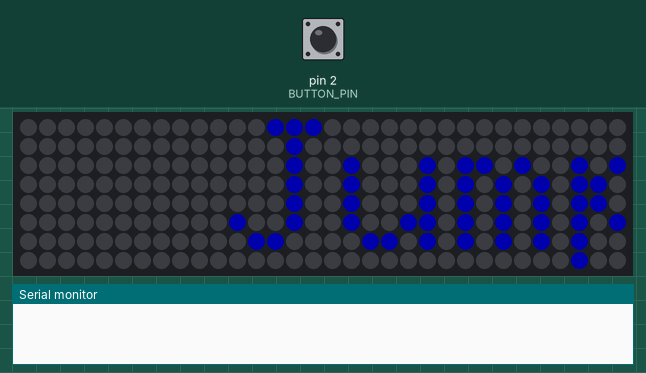
A sketch run on a simulated Arduino Uno, built with avr-gcc and run on an emulated ATmega328P. Shown: 32×8 RGB LED matrix (first LED top left, wired row by row), the last lines printed to the serial monitor. The test bench sets the inputs (shaded band); at power-on: pin 2 (BUTTON_PIN) HIGH. Dim RGB values are drawn brighter than linear; random numbers use the default seed unless the sketch sets one.

Above: at 1.25 s.
1.3 s: pin 2 (BUTTON_PIN) pulled LOW for 0.15 s
At 2.73 s:
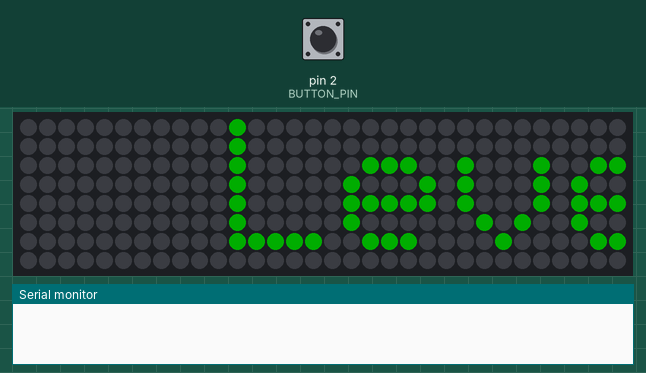
3.0 s: pin 2 (BUTTON_PIN) pulled LOW for 1 s
At 5.21 s:
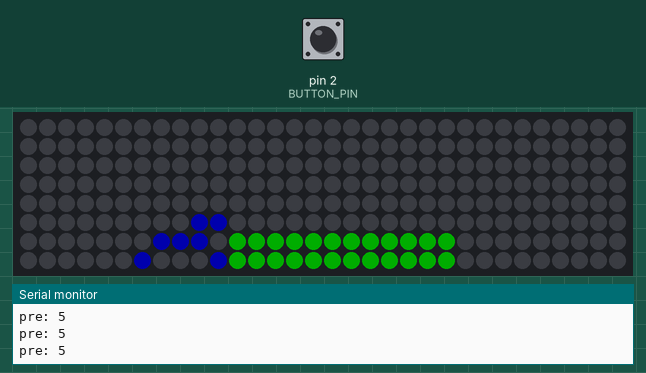
5.7 s: pin 2 (BUTTON_PIN) pulled LOW for 0.15 s
At 6.87 s:
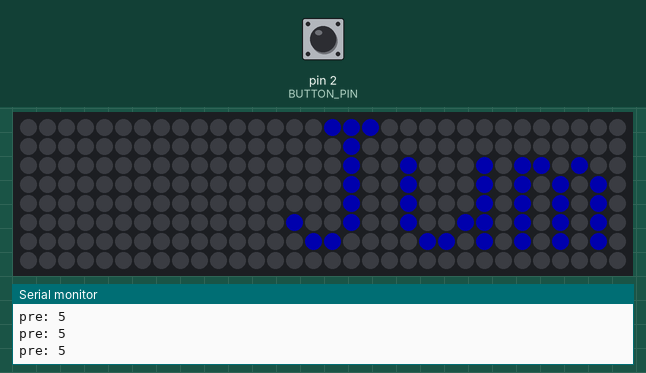
7.4 s: pin 2 (BUTTON_PIN) pulled LOW for 1 s
At 8.95 s:
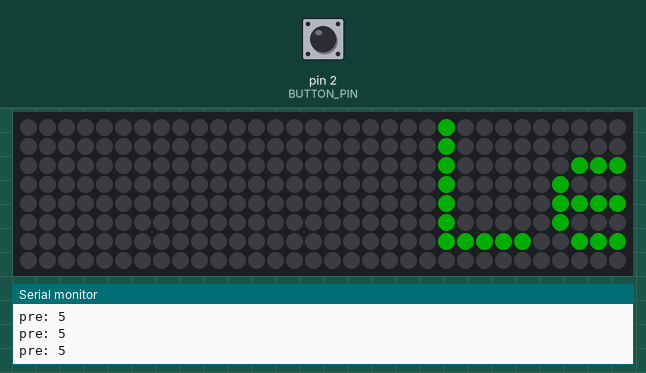
11.4 s: pin 2 (BUTTON_PIN) pulsed LOW 2 times (0.12 s each, 0.3 s apart)
At 13.85 s:
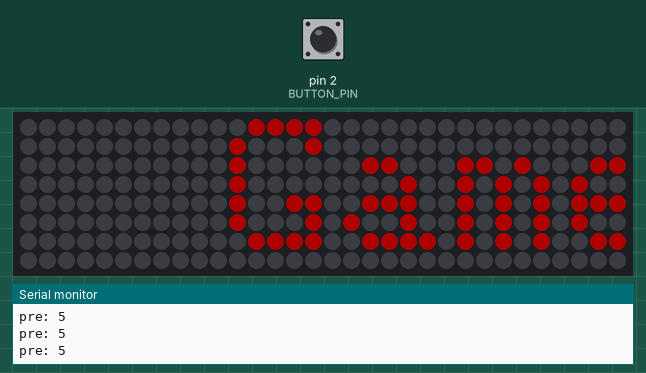

The sketch:

matrixGame_v2.ino
```cpp
#include <Adafruit_NeoMatrix.h>
#include <Adafruit_GFX.h>
#include <Adafruit_NeoPixel.h>

#define WIDTH 32
#define HEIGHT 8
#define MATRIX_PIN 6
#define BUTTON_PIN 2

#define MIN_X 4
#define MIN_Y 0
#define MAX_X 28
#define MAX_Y 8

#define BASE_NOSE_X 10
#define BASE_NOSE_Y 5
#define BASE_GROUND_Y 7

#define JUMP_HEIGHT 4

#define START_INTERVAL 18
#define STARTING_LEVEL 1

Adafruit_NeoMatrix matrix = Adafruit_NeoMatrix(WIDTH, HEIGHT, MATRIX_PIN,
  NEO_MATRIX_TOP    + NEO_MATRIX_LEFT +
  NEO_MATRIX_COLUMNS + NEO_MATRIX_ZIGZAG,
  NEO_GRB            + NEO_KHZ800);

boolean gameStarted = false;
boolean isPlaying = false;
boolean levelChange = false;
boolean triggered = false;
boolean striding = false;
boolean isDead = false;
boolean gameWon = false;
boolean crazy = false;

int reading = 1;
int lastReading = 1;

boolean jumping = false;
int jumpStartY = 0;

int curNoseX = BASE_NOSE_X;
int curNoseY = BASE_NOSE_Y;
int curGroundY = BASE_GROUND_Y;

int startScrollX = 32;
int levelScrollX = 32;
int endScrollX = 32;
int gameScrollX = 32;
int winScrollX = 32;

int blockWidth = 0;
int blockHeight = 0;
uint16_t blockColor;

int level = 1;
int levelScore = 0;

// game millis timer
unsigned long startTime = millis();
unsigned long endTime = 0;
unsigned long lastTrigger = 0;
int interval = START_INTERVAL;

// millis timer for dog running
unsigned long drawStartTime = millis();
unsigned long drawEndTime = 0;

// millis timer for dog jumping
unsigned long playerStartTime = millis();
unsigned long playerEndTime = 0;


// handles input interrupt with debounce
void trigger() {
  int now = millis();
  if (now - lastTrigger > 100) {
    triggered = true;
    lastTrigger = now;
  }
}


void initVars() {
  gameStarted = false;
  isPlaying = false;
  levelChange = false;
  triggered = false;
  striding = false;
  isDead = false;
  gameWon = false;
  crazy = false;

  reading = 1;
  lastReading = 1;

  jumping = false;
  jumpStartY = 0;

  curNoseX = BASE_NOSE_X;
  curNoseY = BASE_NOSE_Y;
  curGroundY = BASE_GROUND_Y;

  startScrollX = 32;
  levelScrollX = 32;
  endScrollX = 32;
  gameScrollX = 32;
  winScrollX = 32;

  blockWidth = 0;
  blockHeight = 0;
  blockColor = matrix.Color(0,0,0);

  level = 1;
  levelScore = 0;

  // game millis timer
  startTime = millis();
  endTime = 0;
  lastTrigger = 0;
  interval = START_INTERVAL;

  // millis timer for dog running
  drawStartTime = millis();
  drawEndTime = 0;

  // millis timer for dog jumping
  playerStartTime = millis();
  playerEndTime = 0;
}

// draws the current level screen to the matrix
void levelScreen() {
  if (triggered) {
    triggered = false;
    levelChange = false;
    levelScrollX = 32;
    return;
  }

  endTime = millis();

  if (endTime - startTime > interval) {
    startTime = millis();

    if (level < 4) {
      matrix.setTextColor(matrix.Color(0,255,0));
    }
    else if (level < 7) {
      matrix.setTextColor(matrix.Color(255,255,0));
    }
    else if (level <= 10) {
      matrix.setTextColor(matrix.Color(255,0,0));
    }
    else {
      gameWon = true;
      levelChange = false;
      levelScrollX = 32;
      return;
    }

    if (levelScrollX < -44) {
      levelChange = false;
      levelScrollX = 32;
      return;
    }

    String s = String("Level ") + level;
    matrix.fillScreen(0);
    matrix.setCursor(levelScrollX, 0);
    matrix.print(s);
    matrix.show();

    levelScrollX--;
  }
}


void winAnimation() {
  if (triggered) {
    initVars();
    return;
  }

  endTime = millis();

  if (endTime - startTime > interval) {
    startTime = millis();
    matrix.fillScreen(0);

    if (winScrollX < -60) {
      gameWon = false;
      crazy = true;
      return;
    }
    matrix.setCursor(winScrollX, 0);
    matrix.setTextColor(matrix.Color(0,255,0));
    matrix.print("You win!");
    matrix.show();

    winScrollX--;
  }
}


void drawGame() {

  if (level < 4) {
    blockColor = matrix.Color(0,255,0);
  }
  else if (level < 7) {
    blockColor = matrix.Color(255,255,0);
  }
  else {
    blockColor = matrix.Color(255,0,0);
  }

  if (gameScrollX < 0 - blockWidth) {
    levelScore++;
    gameScrollX = 32;

    if (levelScore >= 5) {
      level++;
      interval = START_INTERVAL;
      levelChange = true;
      levelScore = 0;
      return;
    }
  }

  // generate new random block
  if (gameScrollX == 32) {
    blockWidth = random(5, 17);
    blockHeight = (level > 3) ? random(1, 4) : random(1, 3);
  }

  // draw block
  matrix.fillRect(gameScrollX, HEIGHT - blockHeight, blockWidth, blockHeight, blockColor);

  if (gameScrollX <= curNoseX && gameScrollX + blockWidth > curNoseX - 4) {
    curGroundY = BASE_GROUND_Y - blockHeight;
  }
  else {
    curGroundY = BASE_GROUND_Y;
  }

  gameScrollX--;
}


void drawPlayer(int noseX, int noseY, int r, int g, int b) {

  /*if (triggered) {
    isJumping = true;
    triggered = false;
  }*/

  /*drawEndTime = millis();

  if (drawEndTime - drawStartTime > interval) {
    drawStartTime = millis();

    //matrix.clear();*/

    for (int x = (noseX - 3); x < noseX; x++) {
      matrix.drawPixel(x, noseY + 1, matrix.Color(r, g, b));
    }
    matrix.drawPixel(noseX - 1, noseY, matrix.Color(r, g, b));
    matrix.drawPixel(noseX, noseY, matrix.Color(r, g, b));

    if (striding) {
      matrix.drawPixel(noseX - 4, noseY + 2, matrix.Color(r, g, b));
      matrix.drawPixel(noseX, noseY + 2, matrix.Color(r, g, b));
    }
    else {
      matrix.drawPixel(noseX - 3, noseY + 2, matrix.Color(r, g, b));
      matrix.drawPixel(noseX - 1, noseY + 2, matrix.Color(r, g, b));
    }

    if (noseY + 2 > curGroundY) {
      interval = START_INTERVAL;
      isDead = true;
      return;
    }

    striding = !striding;
}


/**
 * Calculates the next player position and calls drawPlayer with
 * the approprite coordinates
 */
void tick() {

  interval = START_INTERVAL - level;

  // button pressed
  if (triggered) {
    // start new jump if not in the air
    if (curNoseY + 2 == curGroundY) {
      jumping = true;
      jumpStartY = curNoseY;
      Serial.print("jump start: ");
      Serial.println(jumpStartY);
    }
    // reset button
    triggered = false;
  }

  playerEndTime = millis();

  // jumping and falling are on player timer
  if (playerEndTime - playerStartTime > interval) {
    playerStartTime = millis();
    Serial.print("pre: ");
    Serial.println(curNoseY);

    // move dog up if needed (negative y dir)
    if (jumping) {
      curNoseY--;
      Serial.print("post: ");
      Serial.println(curNoseY);

      // end jump when height is reached
      if (curNoseY == jumpStartY - JUMP_HEIGHT) {
        jumping = false;
      }
    }

    // else fall if not on current ground (positive y dir)
    else if (curNoseY + 2 < curGroundY) {
      curNoseY++;
    }

    matrix.clear();

    // render game
    drawGame();

    // render player at cur position
    drawPlayer(curNoseX, curNoseY, 0,0,255);

    matrix.show();
  }

}


void start() {
  if (triggered) {
    isPlaying = true;
    triggered = false;
    level = STARTING_LEVEL;
    levelChange = true;
    startScrollX = 32;
    return;
  }

  endTime = millis();

  if (endTime - startTime > interval) {
    startTime = millis();
    matrix.fillScreen(0);

    if (startScrollX < -110) {
      startScrollX = 32;
    }
    matrix.setCursor(startScrollX, 0);
    matrix.setTextColor(matrix.Color(0,0,255));
    matrix.print("Jump to start game");
    matrix.show();

    startScrollX--;
  }
}


void crazyMode() {
  if (triggered) {
    initVars();
    return;
  }

  endTime = millis();

  if (endTime - startTime > interval) {
    startTime = millis();
    matrix.fillRect(0, 0, 32, 8, matrix.Color(random(150), random(150), random(150)));
    drawPlayer(curNoseX, curNoseY, 255,255,255);
  }
}


void gameOver() {
  if (triggered) {
    initVars();
    return;
  }

  endTime = millis();

  if (endTime - startTime > interval) {
    startTime = millis();
    matrix.fillScreen(0);

    if (endScrollX < -72) {
      initVars();
      return;
    }
    matrix.setCursor(endScrollX, 0);
    matrix.setTextColor(matrix.Color(255,0,0));
    matrix.print("Game over :(");
    matrix.show();

    endScrollX--;
  }
}


void setup() {
  matrix.begin();
  matrix.setTextWrap(false);
  matrix.setBrightness(50);
  Serial.begin(9600);

  pinMode(BUTTON_PIN, INPUT_PULLUP);
  //attachInterrupt(digitalPinToInterrupt(BUTTON_PIN), trigger, RISING);

  initVars();
}


void loop() {
  //matrix.clear();

  reading = digitalRead(BUTTON_PIN);
  if (reading == 1 && lastReading == 0) {
    triggered = true;
  }
  lastReading = reading;

  if (isPlaying) {
    if (isDead) {
      gameOver();
    }
    else if (levelChange) {
      levelScreen();
    }
    else if (gameWon) {
      winAnimation();
    }
    else if (crazy) {
      crazyMode();
    }
    else {
      tick();
    }
  }
  else {
    start();
  }

  matrix.show();
}
```
